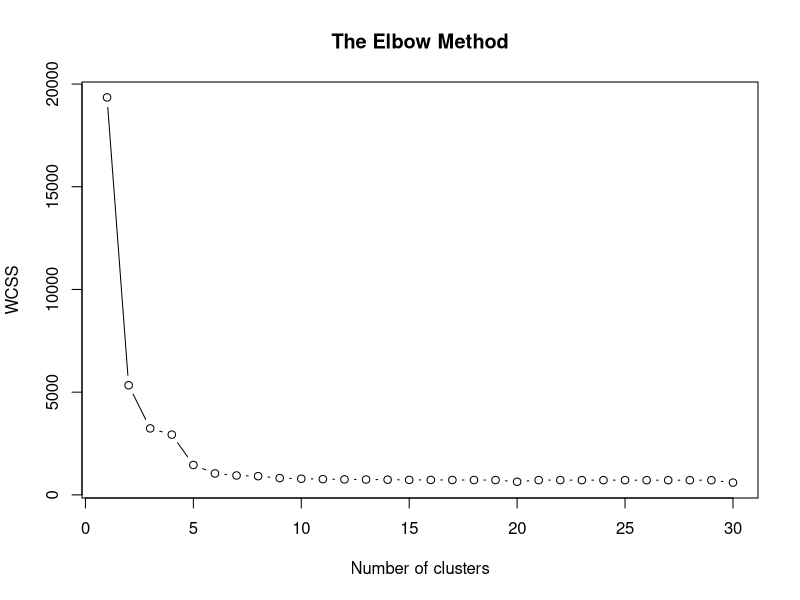
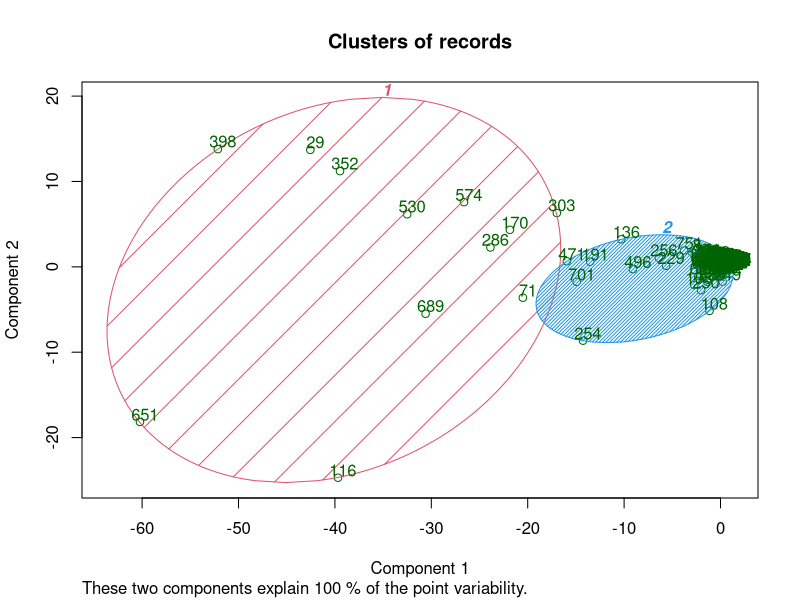

Write R code to recreate these figures, in order.
# K-Means Clustering

# Importing the dataset
dataset = read.csv('DataGroupedBySTATE_DISTRICT_Names.csv')
# Feature Scaling
#dataset[,c(3:31)] = scale(dataset[,c(3:31)])
dataset = dataset[,c(3:31)]
summary(prcomp(dataset, rank. = 2))
library(caret)
library(e1071)
pca = preProcess(x = dataset, method = 'pca', pcaComp = 2)
dataset = predict(pca, dataset)
set.seed(6)
wcss = vector()
# Using the elbow method to find the optimal number of clusters
for (i in 1:30) wcss[i] = sum(kmeans(dataset, i)$withinss)
plot(1:30,
     wcss,
     type = 'b',
     main = paste('The Elbow Method'),
     xlab = 'Number of clusters',
     ylab = 'WCSS')

# Fitting K-Means to the dataset
set.seed(29)
kmeans = kmeans(x = dataset, centers = 2)
y_kmeans = kmeans$cluster

# Visualising the clusters
library(cluster)
clusplot(dataset,
         y_kmeans,
         lines = 0,
         shade = TRUE,
         color = TRUE,
         labels = 2,
         plotchar = FALSE,
         span = TRUE,
         main = paste('Clusters of records'),
)
